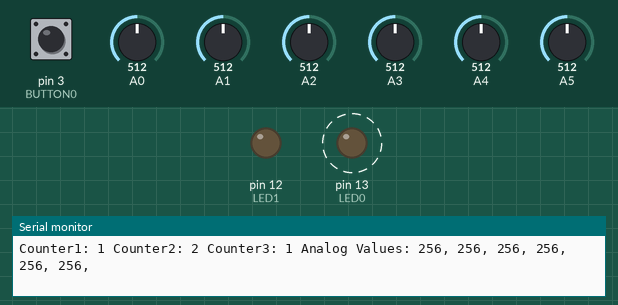
Bench run of a sketch on a simulated Arduino Uno, built with avr-gcc and run on an emulated ATmega328P. Parts: output pins drawn as LEDs (lit = HIGH), the last lines printed to the serial monitor. Dashed ring = blinking. Inputs (shaded band) come from the test bench; at power-on: pin 3 (BUTTON0) HIGH, A0 = 512, A1 = 512, A2 = 512, A3 = 512, A4 = 512, A5 = 512.

Above: at 0.8 s.
0.9 s: pin 3 (BUTTON0) pulled LOW for 0.15 s
At 1.4 s:
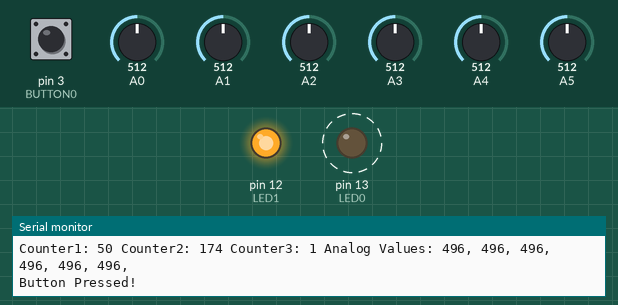
3.9 s: pin 3 (BUTTON0) pulled LOW for 1 s
At 7.1 s:
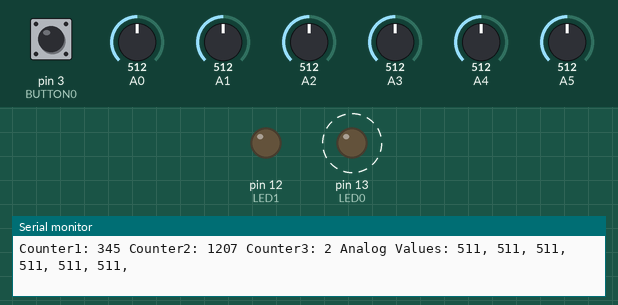
7.2 s: pin 3 (BUTTON0) pulled LOW for 3.2 s
At 7.7 s:
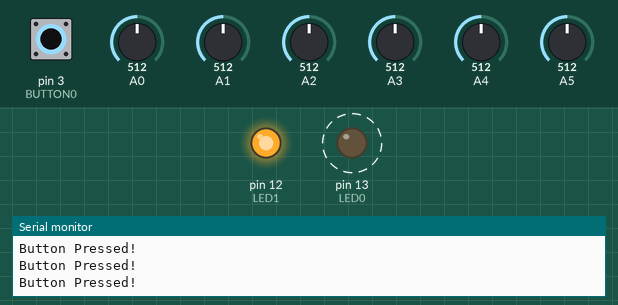
Timing chart, 0 to 17.9 s (numbered marks = the images above; inputs shaded):
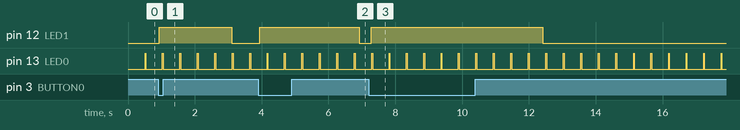

Measured:
- after the input at 0.9 s, pin 12 (LED1): LOW → HIGH at once, → LOW 2.2 s later
- after the input at 3.9 s, pin 12 (LED1): LOW → HIGH after 0.05 s, → LOW 3.0 s later
- after the input at 7.2 s, pin 12 (LED1): LOW → HIGH after 0.08 s, → LOW 5.1 s later
- by itself, pin 13 (LED0): alternates HIGH for 0.02 s and LOW for 0.50 s

The sketch:

SchedulerExample1.ino
```cpp
// (licence header left out)
//Some "Constants" used by Scheduler
#define PRIORITY 0
#define AGE      1
#define WAKETIME 2
#define FUNCPTR  4

//LEDs wire to digital output 12 & 13 with 1k or 2k2 resistor to ground
#define LED0 13
#define LED1 12

//Push button wired to Digital Input 3 and Ground
#define BUTTON0 3

typedef void (*funcptr_t)();


//String variables for counters
char cnt1Str[7] = "c1";
char cnt2Str[7] = "c2";
char cnt3Str[7] = "c3";

//Integer array to store analog values
int analogValue[6] = {0,0,0,0,0,0};

uint32_t buttonPressedTime = 0;

uint8_t ledState = 0;


void setup() {
  // put your setup code here, to run once:

  Serial.begin(115200);

  pinMode(LED0, OUTPUT);
  pinMode(LED1, OUTPUT);

  pinMode(BUTTON0, INPUT);
  digitalWrite(BUTTON0, HIGH); //Enabling internal pullup wire button to Pin and Ground(GND)

  scheduler();
}

void loop() {

  /*
   * The scheduler function called from setup() above has an infinite loop
   * Execution will therefore never reach this loop, which is fine as the scheduler
   * will call our function (task)
   */
}

//=================================================== Scheduler Task List =====================================================

// PRIORITY, AGE, WAKETIME[2], TASKPTR
uint16_t tasks[][5] = {
  {64 ,  0, 0, 0, (uint16_t) &task_CheckButtonPress},
  {8  ,  0, 0, 0, (uint16_t) &task_ReadAnalog},
  {1  ,  0, 0, 0, (uint16_t) &task_BlinkLED},
  {1  ,  0, 0, 0, (uint16_t) &task_ButtonPressedLED},
  {1  ,  0, 0, 0, (uint16_t) &task_TestCounter1},
  {4  ,  0, 0, 0, (uint16_t) &task_TestCounter2},
  {1  ,  0, 0, 0, (uint16_t) &task_TestCounter3},
  {1  ,  0, 0, 0, (uint16_t) &task_PrintValues},
  {0,    0, 0, 0, 0 }
};

/*
ALSO NOTE: Some tasks are called from 1Sec interrupt method

In addition to these tasks there is an interrupt routine running on Timer5
This routine is used to measure ODOs et al in a clocked fasion.

*/


//=================================================== Scheduler Code Begins =====================================================

void scheduler()
{
  static uint8_t callIndx = 0;
  static funcptr_t toCall = 0;

  for(;;)
  {
    /*
       Inactive Ageing SCHEDULER....
    */
    int maxAge = 0;
    for (uint8_t indx = 0; tasks[indx][PRIORITY] != 0; indx++)
    {
      tasks[indx][AGE] += tasks[indx][PRIORITY];
      if (tasks[indx][AGE] > maxAge)
      {
        maxAge = tasks[indx][AGE];
        callIndx = indx;
      }
    }
    tasks[callIndx][AGE] = 0;

    //Skip task until WAKETIME reached
    uint32_t *x = (uint32_t*) &tasks[callIndx][WAKETIME];
    if ( millis() > *x )
    {
      toCall = (funcptr_t) tasks[callIndx][FUNCPTR];
      toCall();
    }

    millsRollover();
  }
}

inline void millsRollover()
{
     //Pause and recover tasks after millis() overflow
    if ( (millis() > 4294967200L) )
    {
      while (millis() > 128L) //waiting for it to become less than 128 / rollover
      {
        delayMicroseconds(8);
      }
      for (uint8_t indx = 0; tasks[indx][PRIORITY] != 0; indx++)
      {
        tasks[indx][WAKETIME] = 0;
        tasks[indx][WAKETIME + 1] = 0;
      }
    }
}

void setWakeTime(uint16_t task, uint32_t wakeTime)
{
  uint32_t *x;
  for (uint8_t indx = 0; tasks[indx][PRIORITY] != 0; indx++)
  {
    if ( task == tasks[indx][FUNCPTR] )
    {
      x = (uint32_t*) &tasks[indx][WAKETIME];
      *x = millis() + wakeTime;
    }
  }
}

//============================================== Scheduler Code Ends Task code Follows ==========================================

//Store time button was pressed
void task_CheckButtonPress()
{
  if( digitalRead(BUTTON0) == 0)
  {
    buttonPressedTime = millis();
    Serial.println("Button Pressed!");
    setWakeTime((uint16_t)&task_CheckButtonPress, 100); //Task is sleeping / will not be called for 100 miliseconds
  }
}

/*
 * ===============================================================================================================================
If button pressed less than 2000ms ago, switch on LED else switch off LED
It is assumed the button is connected to BUTTON0 input and connected to ground
It is assumed you have a led connected to DIGITAL line LED1
*/
void task_ButtonPressedLED()
{

  if( buttonPressedTime != 0 )
  {
    if( ( buttonPressedTime + 2000 ) > millis() )
    {
      digitalWrite(LED1, HIGH);
    }
    else
    {
      digitalWrite(LED1, LOW);
      buttonPressedTime = 0;
    }
  }
  setWakeTime((uint16_t)&task_ButtonPressedLED, 100); //Task is sleeping / will not be called for 100 miliseconds
}


/*
 * ===============================================================================================================================
 Read Analog Values, average with previous value, store in array
 */
void task_ReadAnalog()
{
  for(int channel = 0; channel < 6; channel ++)
  {
    analogValue[channel] = (analogValue[channel] + analogRead(channel))/2;
  }
  setWakeTime((uint16_t)&task_ReadAnalog, 200); //Task is sleeping / will not be called for 300 miliseconds
}

/*
 * ===============================================================================================================================
It is assumed you have a led connected to DIGITAL line LED0
*/
void task_BlinkLED()
{
  if(ledState == 1)
  {
    digitalWrite(LED0, HIGH);
    ledState=0;
    setWakeTime((uint16_t)&task_BlinkLED, 10); //Task is sleeping / will not be called for 250 miliseconds
  }
  else
  {
    digitalWrite(LED0, LOW);
    ledState=1;
    setWakeTime((uint16_t)&task_BlinkLED, 490); //Task is sleeping / will not be called for 250 miliseconds
  }
}

/*
 * ===============================================================================================================================
Increasing counter1, storing value in string
*/
void task_TestCounter1()
{
  static int cnt = 0;

  if(cnt>9999)
  {
    cnt=0;
    sprintf(cnt1Str, "%d", cnt);
  }
  else
  {
    cnt++;
    sprintf(cnt1Str, "%d", cnt);
  }
  delay(4); //Slowing down Counters to make demonstation easier
}

/*
 * ===============================================================================================================================
Increasing counter2, storing value in string
*/
void task_TestCounter2()
{
  static int cnt = 0;

  if(cnt>9999)
  {
    cnt=0;
    sprintf(cnt2Str, "%d", cnt);
  }
  else
  {
    cnt++;
    sprintf(cnt2Str, "%d", cnt);
  }
  delay(4); //Slowing down Counters to make demonstation easier
}


/*
 * ===============================================================================================================================
Increasing counter3, storing value in string
NOTE: see setWake at bottom
*/
void task_TestCounter3()
{
  static int cnt = 0;

  if(cnt>9999)
  {
    cnt=0;
    sprintf(cnt3Str, "%d", cnt);
  }
  else
  {
    cnt++;
    sprintf(cnt3Str, "%d", cnt);
  }
  setWakeTime((uint16_t)&task_TestCounter3, 5000); //Task is sleeping / will not be called for 5000 miliseconds
}

/*
 * ===============================================================================================================================
Printing Values roughly every second, 20ms allowed for other things this program do
NOTE: see setWake at bottom
*/
void task_PrintValues()
{
  Serial.print("Counter1: ");
  Serial.print(cnt1Str);
  Serial.print(" Counter2: ");
  Serial.print(cnt2Str);
  Serial.print(" Counter3: ");
  Serial.print(cnt3Str);
  Serial.print(" Analog Values: ");

  for(int channel = 0; channel < 6; channel ++)
  {
    Serial.print(analogValue[channel]);
    Serial.print(", ");
  }
  Serial.println();

  setWakeTime((uint16_t)&task_PrintValues, 980); //Task is sleeping / will not be called for 980 miliseconds
}
```
